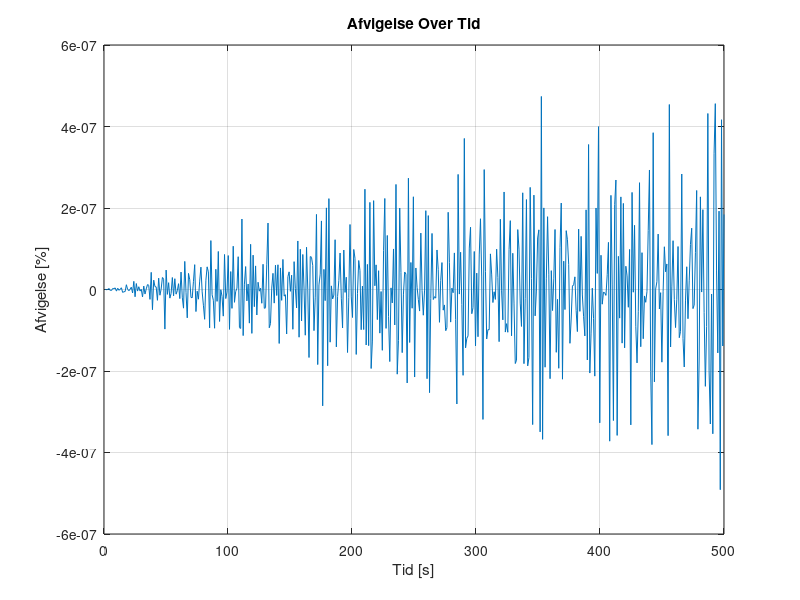
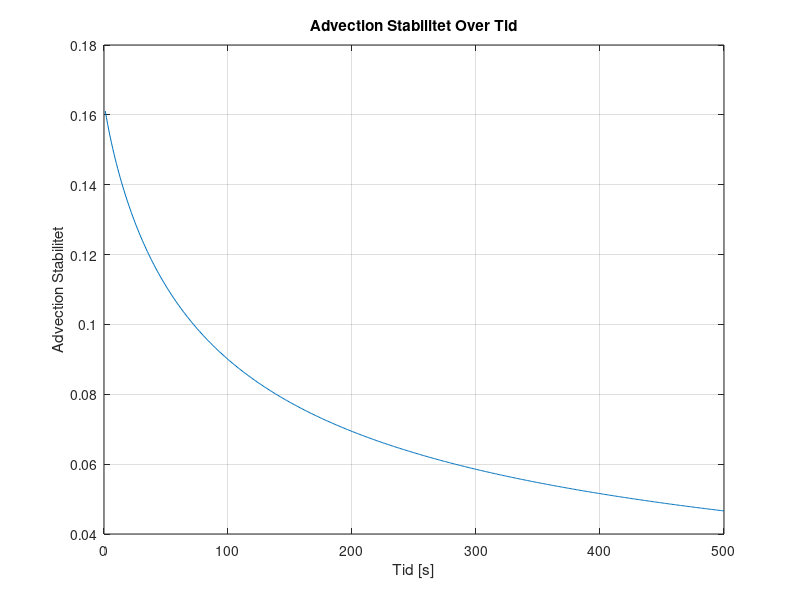
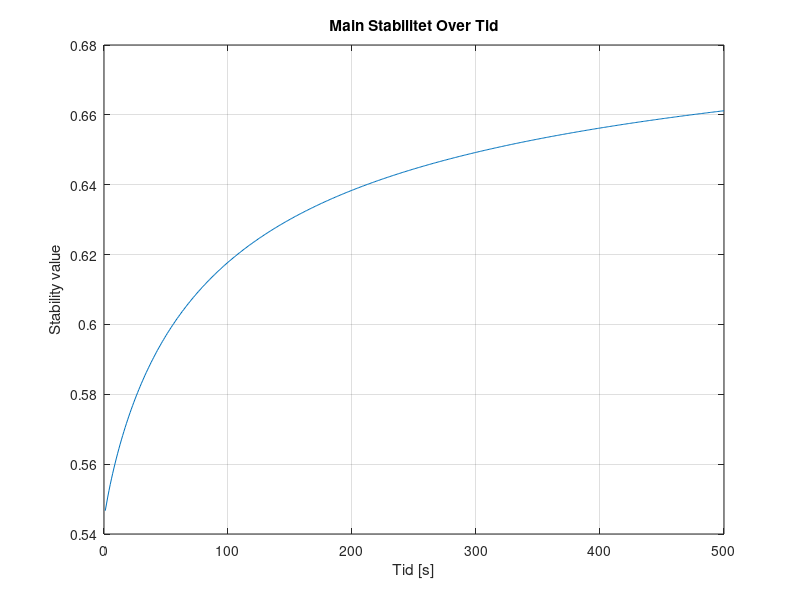
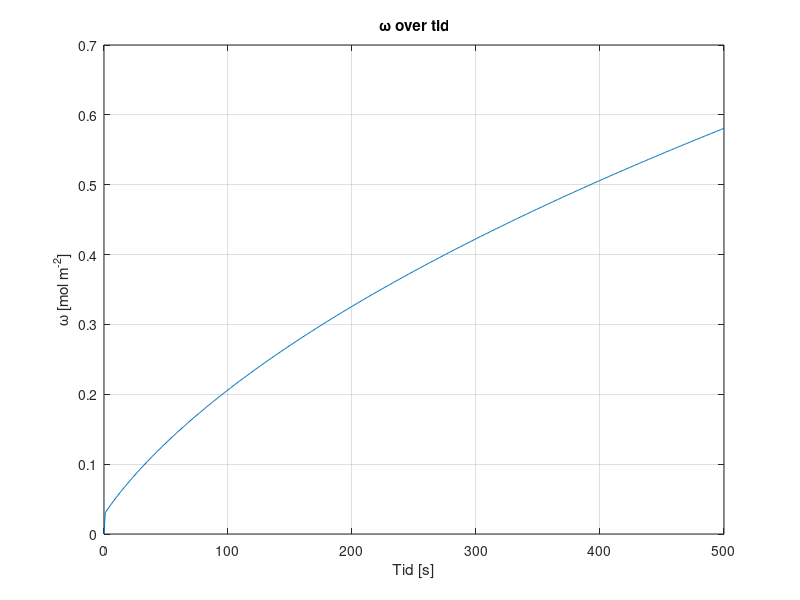

The MATLAB script that drew these images, in order: (Note: this script raises an error after producing the figures.)
%%%%%%%%%%%%%%%%%%%%%%%%%%%%%%%%%%%%%%%
%%%  GITHUB - ALL RIGHTS RESERVED   %%%
%%%                                 %%%
%%% PROPERTY OF AALBORG UNIVERSITY  %%%
%%%         CREATED BY:             %%%
%%%  GROUP 3 - 3RD SEMESTER- 2023   %%%
%%%%%%%%%%%%%%%%%%%%%%%%%%%%%%%%%%%%%%%
%%
clear
close all
clc
%% Inital Parameters
Lx = 0.1;                     % Domain length [m]
domain_steps = 1000;          % Number of spatial domain steps
dx = Lx / (domain_steps - 1); % Position discretization [m]
 
Lt = 500;              % Time length [s]
time_steps = 500;      % Number of time steps
dt = Lt / time_steps;  % Temporal discretization [s]

% DEFINED VARIABLES
D = 1.464*10^-9;      % Diffusivity coefficient H2PO4- in water [m^2 s^-1]
Cf = 0.1;             % Ionconcentration of the feed [mol L^-1]
DeltaP = 35;          % Change in outer pressure [bar]
Am = 0.0308;          % Surfacearea of the membrane [m^2]
k0 = 5.7311*10^-7;    % Initial water permeability [m^3 m^-2 bar^-1 s^-1] 
mu = 0.8903*10^-9;    % Viscosity of water [bar∙s]
Rm = 1/(mu*k0);       % Membraneresitance of water [m^-1]
alpha = 1*10^16;      % Specific fouling resistance [m · kg-1] or [m mol^-1]
JuScalar = 0.5;       % Percipitate Advection Coefficient
sig_i = 0.1;          % Rejection of ions 
sig_b = 1;
volprc = dx*Am*1000;  % Volume per cell in Liters

% PHYSICAL CONSTANTS

R = 8.31415*10^-2;  % Gasconstant [L Bar mol^-1 K^-1]
T = 273.15+25;      % Temperature [K]
 
% Anonymous functions

Udf = @(conc) 0.0011*exp(36.328*conc) + 0.263253; % Concentration of percipitate in respect to Ciw. [mol L^-1]
Rf = @(conc) alpha*(conc*volprc/Am);                % Foulingresistance [m^-1]
k = @(conc) 1/(mu*(Rm+Rf(conc)));                 % Water permeability dependent on mu,Rm and Rf [m^3 m^-2 bar^-1 s^-1]


% Space and Time Grid
x = linspace(0, Lx, domain_steps);
t = linspace(0, Lt, time_steps);

% Initial concentration array AND Initial condition
C = zeros(domain_steps, time_steps)+0.1; % 0.1 molar [H2PO4] at pH 2.9

% Diffusive Stability

DS = D*dt/dx^2;
fprintf('\n Diffusivity Stability = %f', DS);
if DS>0.5 
   fprintf(2,'\n ERROR: Stabilitetsfejl');
else
    fprintf('\n Stable Diffusion Model !!');
end


%% Time-stepping loop
for j = 2:time_steps
    if j == 2
            Cudf = Udf(Cf); % Initial Percipitation
            Cop = 0;
            Cbw = Udf(Cf);
            Jb = 0;
        else
            Cudf = Udf(Ciw);
            Jb = -Jtotv*JuScalar*((Udf(Cf)*(1-sig_b))-(Udf(Cf)*(dt/dx)));
            Cop = Cop + Jb; % Total percipitate after advection [mol L^-1]
            Cbw = Cudf + Cop;
    end    
    for i = 1:domain_steps
        Ciw = C(domain_steps, j-1); % Concentration of ions at the wall [mol L^-1]

        C(1, :) = Cf; % Set the leftmost boundary to Cf [mol L^-1]

        Jtotv = (k(Cbw)*(DeltaP-(1*R*T*(Ciw))));  % Volume flux = Jtotv , in terms of osmotic pressure (DeltaP, R, T, C_(i_w)) and k. [m/s]

        if i == 1 % First Cell (no left neighbor)
            Jdiff = 0;       % Diffusive ionflux
            Jadv = 0;        % Advective flux

        elseif i == domain_steps % Membrane wall cell (no right neighbor)
            Jdiff = (D * (C(domain_steps - 1, j-1) - C(domain_steps, j-1))) / dx^2;           % Diffusive ionflux [mol · m-2 · s-1]
            Jadv = -Jtotv * (C(domain_steps, j-1)*(1-sig_i) - C(domain_steps - 1, j-1)) / dx; % Advective flux [mol · m-2 · s-1]

        else    % Bulk Cells
            % Calculate the second derivative normally
            Jdiff = D * (C(i + 1, j-1) - 2 * C(i, j-1) + C(i - 1, j-1)) / dx^2; % Diffusive ionflux at the membrane wall [mol · m-2 · s-1]
            Jadv = -Jtotv * (C(i, j-1) - C(i-1, j-1)) / dx;                     % Advective flux at the membrane wall [mol · m-2 · s-1]
        end
        % Apply the diffusion-advection equation
        C(i, j) = C(i, j-1) + dt * (Jdiff + Jadv); % Apply the diffusion-advection equation [mol L^-1]
        Jv_values4(j) = Jtotv;                   % Storing convective flux values in respect to time
        Cbw_values(j) = Cbw;                       % Storing precipitate values in respect to time
        AS(j) = Jtotv * dt/dx;                     % Storing Stability plot values
        % Main Stability
        MainS=(1-2*DS-AS(j));                      % Calculation of specific main stability to time
        MainS_values(j)=MainS;                     % Storing main stability values

    end
end
%% conservation and error

Ciw = [0,C(domain_steps, :)]; % Making the matrix line up properly and have the right size
Ciw(end) = [];

Systemdiff = [0, diff(sum(C*volprc,1))]; % Difference in system concentration per dt

inflow = Cf*(Jv_values4)*(dt/dx)*volprc;                 % Input [mol]
outflow = Ciw.* Jv_values4*(dt/dx)*volprc*(1-sig_i);     % Output [mol]
infoutdiff = (inflow - outflow);                           % Difference in input and output
ERROR = ((Systemdiff - infoutdiff).*Systemdiff.^(-1))*100; % Mass conservation error


%% 2D Plots

% Plot Mass Conservation Error values over time

figure;
plot(t, ERROR);
xlabel('Tid [s]');
ylabel('Afvigelse [%]');
title('Afvigelse Over Tid');
grid on;

% Plot Advection Stability (DS) values over time

figure;
plot(t(2:end), AS(2:end));
xlabel('Tid [s]');
ylabel('Advection Stabilitet');
title('Advection Stabilitet Over Tid');
grid on;

% Plot Main Stability (MainS) values over time

figure;
plot(t(2:end), MainS_values(2:end));
xlabel('Tid [s]');
ylabel('Stability value');
title('Main Stabilitet Over Tid');
grid on;

% Plot Percipitate (DS) values over time

figure;
plot(t, Cbw_values*volprc/Am);
xlabel('Tid [s]');
ylabel('\omega [mol m^{-2}]');
title('\omega over tid');
grid on;

% Plot Jv values over time
figure;
plot(t, Jv_values4);
xlabel('Time');
ylabel('Jv');
title('Jv (Velocity) Over Time');
grid on;


% Time indices
time_instances = [1, 5, 25, 50, 100, 250, 500];

figure;
hold on;

% Plot concentration at specific time instances
for i = 1:length(time_instances)
    time_index = time_instances(i);
    plot(x, C(:, time_index)/Cf - 1);
end

xlabel('Position [m]');
ylabel('CF');
title('CF over position ved forskellige tidspunkter');
xlim([0.097, Lx]);
ylim([0, 0.12]);

% Add a legend for clarity
legend(arrayfun(@(f) ['t=', num2str(f), 's'], time_instances, 'UniformOutput', false));
legend('Location','northwest')
grid on;
hold off;

%% 3D Plot

% 3D surface plot - concentration over time and position
[T, X] = meshgrid(t, x);
figure;
h = surf(X, T, (C/Cf)-1);
xlabel('Position [m]');
ylabel('Tid [s]');
zlabel('CF');
title('CF over tid og position');
xlim([0, Lx]);
ylim([0, Lt]);
zlim([0, 0.12]);
set(h,'LineStyle','none')
colormap(jet)
clim([0, 0.12])

%%
save('step4jv', 'Jv_values4')


